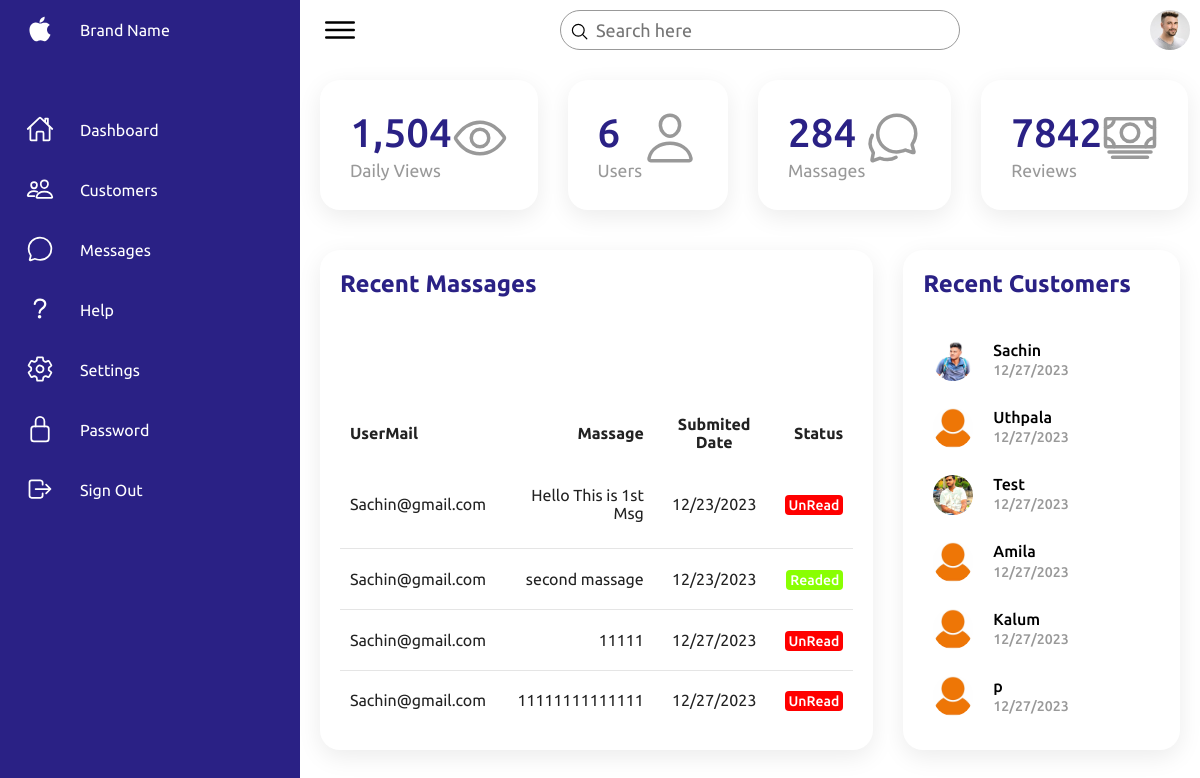
Screenshot of /Admin/Admin.php with the database file from the repository.
### tables this page shows
CREATE TABLE `usermassages` (
  `Mid` int(11) NOT NULL,
  `UserMail` varchar(100) NOT NULL,
  `UserName` varchar(100) NOT NULL,
  `Massage` varchar(100) NOT NULL,
  `SubmittedDate` varchar(100) NOT NULL,
  `read` tinyint(1) NOT NULL DEFAULT 0
);

CREATE TABLE `users` (
  `uid` int(11) NOT NULL,
  `name` varchar(111) NOT NULL,
  `email` varchar(111) NOT NULL,
  `password` varchar(111) NOT NULL,
  `signup_date` varchar(122) NOT NULL,
  `isAdmin` tinyint(1) NOT NULL DEFAULT 0,
  `Img` varchar(2222) NOT NULL DEFAULT 'dUser.jpg'
);

### Admin/Admin.php (the view, shortened to what this page needs)
<!DOCTYPE html>
<html lang="en">
<?php
require_once '../db.configs/connection.db.php';
$userQuery = "SELECT * FROM users";
$userResult = $conn -> query($userQuery);
?>
<?php
$massageQuery = "SELECT * FROM usermassages";
$MassageResult = $conn -> query($massageQuery);
?>
<head>
    <link rel="stylesheet" href="assets/css/style.css">
</head>
<body>
    <div class="container">
        <div class="navigation">
            <ul>
                <li>
                    <a href="#">
                        <span class="icon">
                            <ion-icon name="logo-apple"></ion-icon>
                        </span>
                        <span class="title">Brand Name</span>
                    </a>
                </li>
                <li>
                    <a href="#" onclick="openHome()">
                        <span class="icon">
                            <ion-icon name="home-outline"></ion-icon>
                        </span>
                        <span class="title">Dashboard</span>
                    </a>
                </li>
                <li>
                    <a href="#">
                        <span class="icon" onclick="openUsers()">
                            <ion-icon name="people-outline"></ion-icon>
                        </span>
                        <span class="title">Customers</span>
                    </a>
                </li>
                <li>
                    <a href="#">
                        <span class="icon" onclick="openMassages()">
                            <ion-icon name="chatbubble-outline"></ion-icon>
                        </span>
                        <span class="title">Messages</span>
                    </a>
                </li>
                <li>
                    <a href="#">
                        <span class="icon">
                            <ion-icon name="help-outline"></ion-icon>
                        </span>
                        <span class="title">Help</span>
                    </a>
                </li>
                <li>
                    <a href="#">
                        <span class="icon">
                            <ion-icon name="settings-outline"></ion-icon>
                        </span>
                        <span class="title">Settings</span>
                    </a>
                </li>
                <li>
                    <a href="#">
                        <span class="icon">
                            <ion-icon name="lock-closed-outline"></ion-icon>
                        </span>
                        <span class="title">Password</span>
                    </a>
                </li>
                <li>
                    <a href="#" onclick="closeAdmin()">
                        <span class="icon">
                            <ion-icon name="log-out-outline"></ion-icon>
                        </span>
                        <span class="title">Sign Out</span>
                    </a>
                </li>
            </ul>
        </div>
        <div class="main" id="Home">
            <div class="topbar">
                <div class="toggle">
                    <ion-icon name="menu-outline"></ion-icon>
                </div>
                <div class="search">
                    <label>
                        <input type="text" placeholder="Search here">
                        <ion-icon name="search-outline"></ion-icon>
                    </label>
                </div>
                <div class="user">
                    <img src="assets/imgs/customer01.jpg" alt="">
                </div>
            </div>
            <div class="cardBox">
                <div class="card">
                    <div>
                        <div class="numbers">1,504</div>
                        <div class="cardName">Daily Views</div>
                    </div>
                    <div class="iconBx">
                        <ion-icon name="eye-outline"></ion-icon>
                    </div>
                </div>
                <div class="card">
                    <div>
                        <div class="numbers"><?php $totalUsers = $userResult -> num_rows; echo $totalUsers;?></div>
                        <div class="cardName">Users</div>
                    </div>
                    <div class="iconBx">
                        <ion-icon name="person-outline"></ion-icon>
                    </div>
                </div>
                <div class="card">
                    <div>
                        <div class="numbers">284</div>
                        <div class="cardName">Massages</div>
                    </div>
                    <div class="iconBx">
                        <ion-icon name="chatbubbles-outline"></ion-icon>
                    </div>
                </div>
                <div class="card">
                    <div>
                        <div class="numbers">7842</div>
                        <div class="cardName">Reviews</div>
                    </div>
                    <div class="iconBx">
                        <ion-icon name="cash-outline"></ion-icon>
                    </div>
                </div>
            </div>
            <div class="details">
                <div class="recentOrders">
                    <div class="cardHeader">
                        <h2>Recent Massages</h2>
                    </div>
                    <table>
                        <thead>
                            <tr>
                                <td>UserMail</td>
                                <td>Massage</td>
                                <td>Submited Date</td>
                                <td>Status</td>
                            </tr>
                        </thead>
                        <tbody>
                        <?php
                            while($massageRow = mysqli_fetch_assoc($MassageResult)){
                        ?>
                            <tr>
                                <td><?php echo $massageRow['UserName']; ?></td>
                                <td><?php echo $massageRow['Massage']; ?></td>
                                <td><?php  echo $massageRow['SubmittedDate']; ?></td>
                                <td><span class="status <?php if($massageRow['read'] == 0){echo 'return';}else{echo 'delivered';} ?>"><?php if($massageRow['read'] == 0){ echo "UnRead"; } else { echo "Readed"; }?></span></td>
                            </tr>
                            <?php
                            }
                            ?>
                        </tbody>
                    </table>
                </div>
                <div class="recentCustomers">
                    <div class="cardHeader">
                        <h2>Recent Customers</h2>
                    </div>
                    <table>
                        <?php
                            while($userRow = mysqli_fetch_assoc($userResult)){
                        ?>
                        <tr>
                            <td width="60px">
                                <div class="imgBx"><img src="<?php echo "../UserImg/".$userRow['Img']; ?>" alt=""></div>
                            </td>
                            <td>
                                <h4><?php echo $userRow['name']; ?> <br> <span><?php echo $userRow['signup_date'] ?></span></h4>
                            </td>
                        </tr>
                        <?php
                            }
                        ?>
                    </table>
                </div>
            </div>
        </div>
    </div>
</body>
</html>

### rows the page displays
usermassages: UserName "Sachin@gmail.com", Massage "Hello This is 1st Msg", SubmittedDate "12/23/2023", read "UnRead"
usermassages: UserName "Sachin@gmail.com", Massage "second massage", SubmittedDate "12/23/2023", read "Readed"
usermassages: UserName "Sachin@gmail.com", Massage "11111", SubmittedDate "12/27/2023", read "UnRead"
usermassages: UserName "Sachin@gmail.com", Massage "11111111111111", SubmittedDate "12/27/2023", read "UnRead"
users: Img (picture), name "Sachin", signup_date "12/27/2023"
users: Img (picture), name "Uthpala", signup_date "12/27/2023"
users: Img (picture), name "Test", signup_date "12/27/2023"
users: Img (picture), name "Amila", signup_date "12/27/2023"
users: Img (picture), name "Kalum", signup_date "12/27/2023"
users: Img (picture), name "p", signup_date "12/27/2023"

### other values shown
$totalUsers "6"
